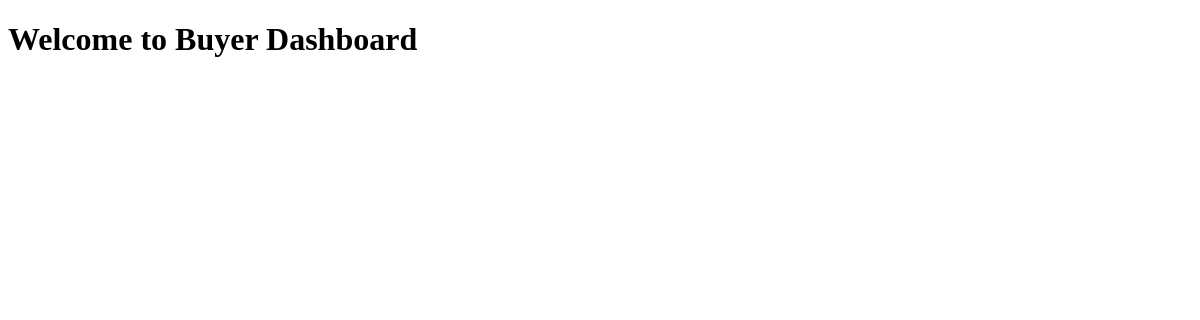
Before: /buyer/dashboard/ with the older database file.
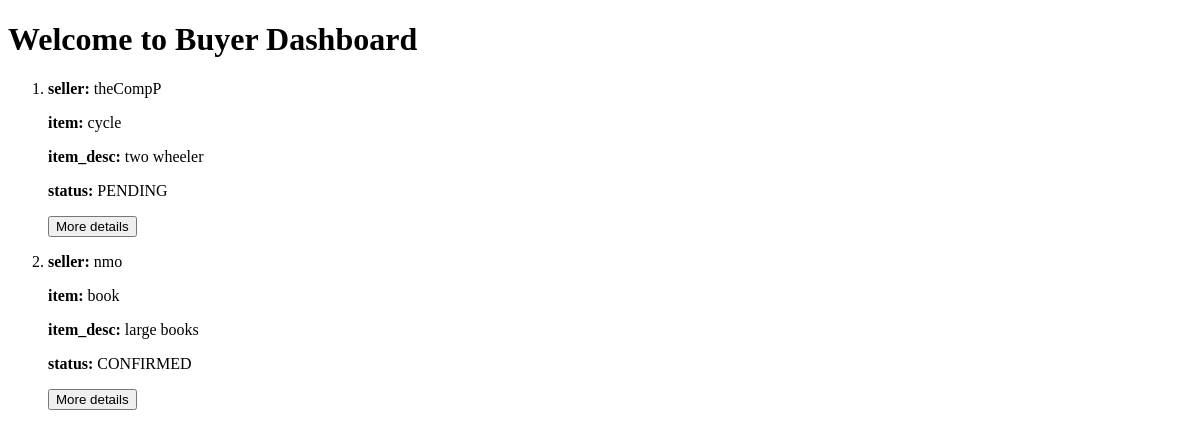
After: the same page with the newer database file.
### user/models.py (models this page shows)
class PickupRequest(models.Model):
    seller = models.ForeignKey(User, on_delete=models.CASCADE, related_name="sale_request")
    item = models.CharField(max_length=255)
    item_desc = models.TextField()
    status = models.CharField(max_length=50, choices=STATUS_CHOICES, default='PENDING')
    buyer = models.ForeignKey(User, on_delete=models.SET_NULL, null= True, related_name="accepted_request")

class User(AbstractUser):
    is_buyer = models.BooleanField(default=False)
    is_seller = models.BooleanField(default=False)

### user/views.py (the view)
# urls.py: path('buyer/dashboard/', views.buyer_dashboard, name='buyer_dashboard'),
def buyer_dashboard(request):
    print("Buyer dashboard accessed")
    pickup_requests = PickupRequest.objects.all()
    context = {
        'requests': pickup_requests
    }
    return render(request, 'buyer_dashboard.html', context )

### templates/buyer_dashboard.html (shortened to what this page needs)
<!DOCTYPE html>
<html lang="en">
<head>
</head>
<body>
    <h1>Welcome to Buyer Dashboard</h1>
    <ol>
        {% for c in requests  %}
        <li>
            <div>
                <p><b>seller:</b> {{c.seller}}</p>
                <p><b>item:</b> {{c.item}}</p>
                <p><b>item_desc:</b> {{c.item_desc}}</p>
                <p><b>status:</b> {{c.status}}</p>
            </div>
            <div>
                <button>More details</button>
            </div>
        </li>
    {% endfor %}
    </ol>
</body>
</html>

Changed rows visible on the page:
added PickupRequest: seller "theCompP", item "cycle", item_desc "two wheeler", status "PENDING"
added PickupRequest: seller "nmo", item "book", item_desc "large books", status "CONFIRMED"
